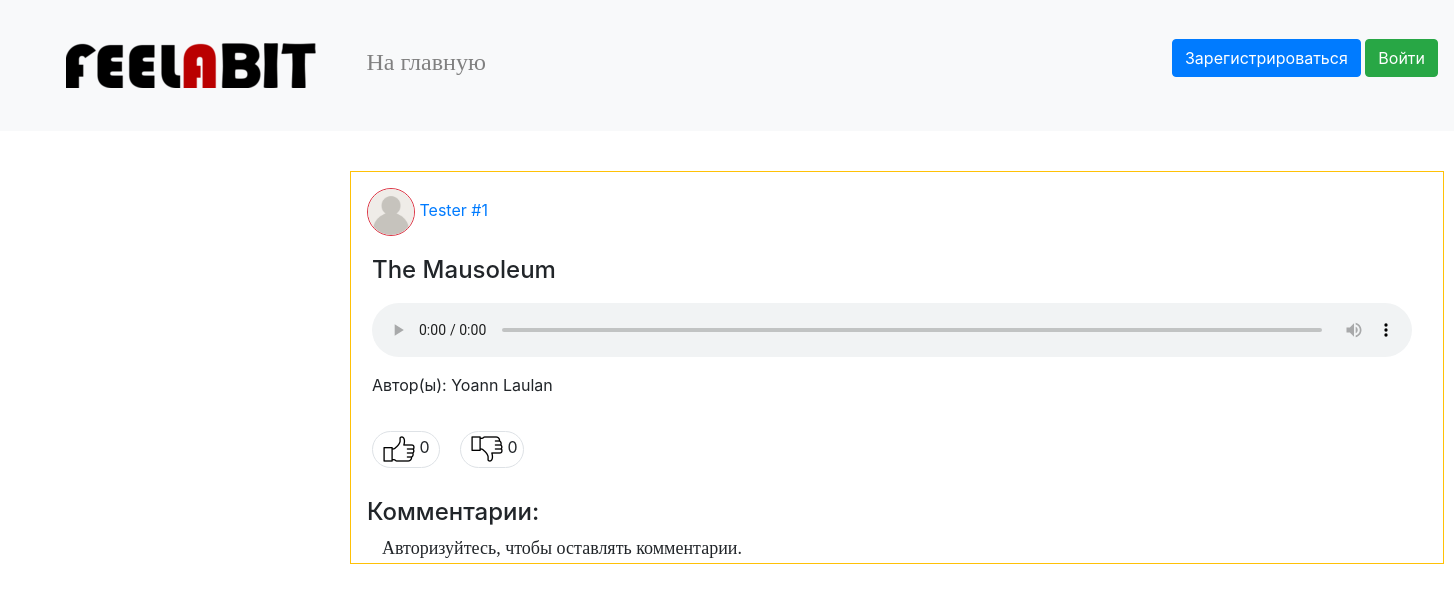
Page /comments/4 on the committed database.
### data/users.py (models this page shows, shortened)
class User(SqlAlchemyBase, UserMixin, SerializerMixin):
    __tablename__ = 'users'
    id = sqlalchemy.Column(sqlalchemy.Integer, primary_key=True, autoincrement=True)
    surname = sqlalchemy.Column(sqlalchemy.String, nullable=True)
    name = sqlalchemy.Column(sqlalchemy.String, nullable=True)
    role = sqlalchemy.Column(sqlalchemy.String, nullable=True)
    email = sqlalchemy.Column(sqlalchemy.String, index=True, unique=True, nullable=True)
    age = sqlalchemy.Column(sqlalchemy.Integer, nullable=True)
    avatar_img = sqlalchemy.Column(sqlalchemy.String, default='/static/img/user.png')
    hashed_password = sqlalchemy.Column(sqlalchemy.String, nullable=True)
    modified_date = sqlalchemy.Column(sqlalchemy.DateTime, default=datetime.datetime.now)
    register_date = sqlalchemy.Column(sqlalchemy.DateTime, default=datetime.datetime.now)

### data/audio.py (models this page shows, shortened)
class Audio(SqlAlchemyBase, SerializerMixin):
    __tablename__ = 'audio'
    id = sqlalchemy.Column(sqlalchemy.Integer, primary_key=True, autoincrement=True)
    file = sqlalchemy.Column(sqlalchemy.String, nullable=True)
    publisher = sqlalchemy.Column(sqlalchemy.Integer, sqlalchemy.ForeignKey('users.id'))
    name = sqlalchemy.Column(sqlalchemy.String, nullable=True)
    author = sqlalchemy.Column(sqlalchemy.String, nullable=True)
    genre = sqlalchemy.Column(sqlalchemy.String, nullable=True)
    duration = sqlalchemy.Column(sqlalchemy.Integer, nullable=True)
    likes = sqlalchemy.Column(sqlalchemy.Integer, default=0)
    dislikes = sqlalchemy.Column(sqlalchemy.Integer, default=0)
    likers = sqlalchemy.Column(sqlalchemy.String, nullable=True)
    dislikers = sqlalchemy.Column(sqlalchemy.String, nullable=True)
    comments = sqlalchemy.Column(sqlalchemy.String, default='')
    publish_date = sqlalchemy.Column(sqlalchemy.DateTime, default=datetime.datetime.now)
    modified_date = sqlalchemy.Column(sqlalchemy.DateTime, default=datetime.datetime.now)

### main.py (the view, shortened to what this page needs)
@app.route('/comments/<int:audio_id>')
def comments(audio_id):
    db_sess = db_session.create_session()
    audio = db_sess.query(Audio).filter(Audio.id == audio_id).first()
    audio_comments = []
    publisher = db_sess.query(User).filter(User.id == audio.publisher).first()
    publisher_name = publisher.surname + ' ' + publisher.name
    publisher_avatar = publisher.avatar_img
    audio_likers = map(int, audio.likers.split()) if audio.likers else []
    audio_dislikers = map(int, audio.dislikers.split()) if audio.dislikers else []
    audio_info = [audio.publisher, audio.author, audio.file, audio.name,
                  audio.genre, publisher_name, audio.id, audio.likes,
                  audio.dislikes, audio_likers, audio_dislikers, publisher_avatar]
    return render_template('comments.html', audio=audio_info, audio_comments=reversed(audio_comments))

### data/db_session.py (called while the page is built)
def create_session() -> Session:
    global __factory
    return __factory()

### templates/comments.html (shortened to what this page needs)
{% extends "base.html" %}
{% block content %}
    <table class="border rounded border-warning"
           style="margin-left: 250px;margin-right: 250px;margin-top: 40px;margin-bottom:40px">
        <tr>
            <td>
                <div>
                    <a href="/user/{{ audio[0] }}" style="margin-top: 15px;margin-left: 15px;display: inline-block">
                        <img src="{{ audio[11] }}" width="48px" height="48px"
                                class="border rounded-circle border-danger"/> {{ audio[5] }}
                    </a>
                    <h4 style="padding-top: 20px;padding-bottom: 10px;padding-left: 20px">{{ audio[3] }}</h4>
                    <audio class="audio-main" src="/{{ audio[2] }}" controls></audio>
                    <p style="padding-left: 20px">Автор(ы): {{ audio[1] }}</p>
                    <p style="padding-top: 20px">
                        {% set stl = "width:70px;margin-left:20px;padding-bottom:10px;
                            padding-top:5px;padding-right:5px;" %}
                        {% if current_user.id in audio[9] %}
                            {% set stl = stl + "background-color: silver" %}
                        {% endif %}
                        <span class="border rounded-pill"
                            style="{{ stl }}">
                            <a href="/like/{{ audio[6] }} comments {{ audio[6] }}">
                                <img src="/static/img/thumb.png" style="margin-left:10px"/>
                            </a>
                            {{ audio[7] }}
                        </span>
                        {% set stl1 = "width:70px;margin-left:20px;padding-bottom:10px;
                            padding-top:5px;padding-right:5px;" %}
                        {% if current_user.id in audio[10] %}
                            {% set stl1 = stl + "background-color: silver" %}
                        {% endif %}
                        <span class="border rounded-pill"
                            style="{{ stl1 }}">
                            <a href="/dislike/{{ audio[6] }} comments {{ audio[6] }}">
                                <img class='rotateimg180 mirrorY' src="/static/img/thumb.png" style="margin-left:10px"/>
                            </a>
                            {{ audio[8] }}
                        </span>
                    </p>
                </div>
            </td>
        </tr>
        <tr>
            <td>
                <h4 style="margin-top: 15px;margin-left: 15px">Комментарии:</h4>
                {% if current_user.is_authenticated %}
                    <div class="input-group" style="margin-top: 30px;margin-bottom: 15px">
                        <div class="form-outline" style="margin-left: 15px">
                            <input size="112" id="comment_field"
                                class="form-control" placeholder="Ваш комментарий..."/>
                        </div>
                        <button style="margin-left: 10px" class="btn btn-primary" onclick="comment({{ audio[6] }},{{ current_user.id }})">Комментировать</button>
                    </div>
                {% else %}
                    <font size="4" face="Trebuchet MS" style="margin-top: 30px;margin-bottom: 15px;margin-left: 30px">Авторизуйтесь, чтобы оставлять комментарии.</font>
                {% endif %}
            </td>
        </tr>
    </table>
{% endblock %}

### static/css/style.css (style rules this page uses)
.audio-main { margin-left: 20px; margin-right: 30px; margin-bottom: 10px; width: 1040px }
.rotateimg180 { -webkit-transform:rotate(180deg); -moz-transform: rotate(180deg); -ms-transform: rotate(180deg); -o-transform: rotate(180deg); transform: rotate(180deg); }
.mirrorY { transform: scale(1, -1); }

### rows in the picture
User: avatar_img (placeholder picture)
Audio: name "The Mausoleum", author "Yoann Laulan"

### other values in the picture
{{ audio[5] }} "Tester #1"
{{ audio[7] }} "0"
{{ audio[8] }} "0"
